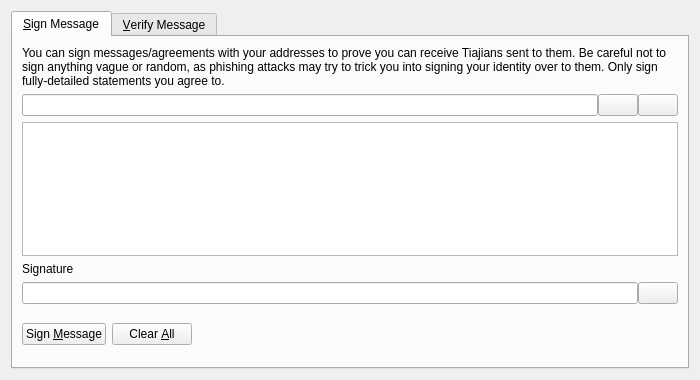
<?xml version="1.0" encoding="UTF-8"?>
<ui version="4.0">
 <class>SignVerifyMessageDialog</class>
 <widget class="QDialog" name="SignVerifyMessageDialog">
  <property name="geometry">
   <rect>
    <x>0</x>
    <y>0</y>
    <width>700</width>
    <height>380</height>
   </rect>
  </property>
  <property name="windowTitle">
   <string>Signatures - Sign / Verify a Message</string>
  </property>
  <property name="modal">
   <bool>true</bool>
  </property>
  <layout class="QVBoxLayout" name="verticalLayout">
   <item>
    <widget class="QTabWidget" name="tabWidget">
     <property name="currentIndex">
      <number>0</number>
     </property>
     <widget class="QWidget" name="tabSignMessage">
      <attribute name="title">
       <string>&amp;Sign Message</string>
      </attribute>
      <layout class="QVBoxLayout" name="verticalLayout_SM">
       <item>
        <widget class="QLabel" name="infoLabel_SM">
         <property name="text">
          <string>You can sign messages/agreements with your addresses to prove you can receive Tiajians sent to them. Be careful not to sign anything vague or random, as phishing attacks may try to trick you into signing your identity over to them. Only sign fully-detailed statements you agree to.</string>
         </property>
         <property name="textFormat">
          <enum>Qt::PlainText</enum>
         </property>
         <property name="wordWrap">
          <bool>true</bool>
         </property>
        </widget>
       </item>
       <item>
        <layout class="QHBoxLayout" name="horizontalLayout_1_SM">
         <property name="spacing">
          <number>0</number>
         </property>
         <item>
          <widget class="QValidatedLineEdit" name="addressIn_SM">
           <property name="toolTip">
            <string>The Tiajians address to sign the message with</string>
           </property>
          </widget>
         </item>
         <item>
          <widget class="QPushButton" name="addressBookButton_SM">
           <property name="toolTip">
            <string>Choose previously used address</string>
           </property>
           <property name="text">
            <string/>
           </property>
           <property name="shortcut">
            <string>Alt+A</string>
           </property>
           <property name="autoDefault">
            <bool>false</bool>
           </property>
          </widget>
         </item>
         <item>
          <widget class="QPushButton" name="pasteButton_SM">
           <property name="toolTip">
            <string>Paste address from clipboard</string>
           </property>
           <property name="text">
            <string/>
           </property>
           <property name="shortcut">
            <string>Alt+P</string>
           </property>
           <property name="autoDefault">
            <bool>false</bool>
           </property>
          </widget>
         </item>
        </layout>
       </item>
       <item>
        <widget class="QPlainTextEdit" name="messageIn_SM">
         <property name="toolTip">
          <string>Enter the message you want to sign here</string>
         </property>
        </widget>
       </item>
       <item>
        <widget class="QLabel" name="signatureLabel_SM">
         <property name="text">
          <string>Signature</string>
         </property>
         <property name="textFormat">
          <enum>Qt::PlainText</enum>
         </property>
        </widget>
       </item>
       <item>
        <layout class="QHBoxLayout" name="horizontalLayout_2_SM">
         <property name="spacing">
          <number>0</number>
         </property>
         <item>
          <widget class="QLineEdit" name="signatureOut_SM">
           <property name="font">
            <font>
             <italic>true</italic>
            </font>
           </property>
           <property name="readOnly">
            <bool>true</bool>
           </property>
          </widget>
         </item>
         <item>
          <widget class="QPushButton" name="copySignatureButton_SM">
           <property name="toolTip">
            <string>Copy the current signature to the system clipboard</string>
           </property>
           <property name="text">
            <string/>
           </property>
           <property name="autoDefault">
            <bool>false</bool>
           </property>
          </widget>
         </item>
        </layout>
       </item>
       <item>
        <layout class="QHBoxLayout" name="horizontalLayout_3_SM">
         <item>
          <widget class="QPushButton" name="signMessageButton_SM">
           <property name="toolTip">
            <string>Sign the message to prove you own this Tiajians address</string>
           </property>
           <property name="text">
            <string>Sign &amp;Message</string>
           </property>
           <property name="autoDefault">
            <bool>false</bool>
           </property>
          </widget>
         </item>
         <item>
          <widget class="QPushButton" name="clearButton_SM">
           <property name="toolTip">
            <string>Reset all sign message fields</string>
           </property>
           <property name="text">
            <string>Clear &amp;All</string>
           </property>
           <property name="autoDefault">
            <bool>false</bool>
           </property>
          </widget>
         </item>
         <item>
          <spacer name="horizontalSpacer_1_SM">
           <property name="orientation">
            <enum>Qt::Horizontal</enum>
           </property>
           <property name="sizeHint" stdset="0">
            <size>
             <width>40</width>
             <height>48</height>
            </size>
           </property>
          </spacer>
         </item>
         <item>
          <widget class="QLabel" name="statusLabel_SM">
           <property name="font">
            <font>
             <weight>75</weight>
             <bold>true</bold>
            </font>
           </property>
           <property name="text">
            <string/>
           </property>
           <property name="wordWrap">
            <bool>true</bool>
           </property>
          </widget>
         </item>
         <item>
          <spacer name="horizontalSpacer_2_SM">
           <property name="orientation">
            <enum>Qt::Horizontal</enum>
           </property>
           <property name="sizeHint" stdset="0">
            <size>
             <width>40</width>
             <height>48</height>
            </size>
           </property>
          </spacer>
         </item>
        </layout>
       </item>
      </layout>
     </widget>
     <widget class="QWidget" name="tabVerifyMessage">
      <attribute name="title">
       <string>&amp;Verify Message</string>
      </attribute>
      <layout class="QVBoxLayout" name="verticalLayout_VM">
       <item>
        <widget class="QLabel" name="infoLabel_VM">
         <property name="text">
          <string>Enter the receiver's address, message (ensure you copy line breaks, spaces, tabs, etc. exactly) and signature below to verify the message. Be careful not to read more into the signature than what is in the signed message itself, to avoid being tricked by a man-in-the-middle attack. Note that this only proves the signing party receives with the address, it cannot prove sendership of any transaction!</string>
         </property>
         <property name="textFormat">
          <enum>Qt::PlainText</enum>
         </property>
         <property name="alignment">
          <set>Qt::AlignLeading|Qt::AlignLeft|Qt::AlignTop</set>
         </property>
         <property name="wordWrap">
          <bool>true</bool>
         </property>
        </widget>
       </item>
       <item>
        <layout class="QHBoxLayout" name="horizontalLayout_1_VM">
         <property name="spacing">
          <number>0</number>
         </property>
         <item>
          <widget class="QValidatedLineEdit" name="addressIn_VM">
           <property name="toolTip">
            <string>The Tiajians address the message was signed with</string>
           </property>
          </widget>
         </item>
         <item>
          <widget class="QPushButton" name="addressBookButton_VM">
           <property name="toolTip">
            <string>Choose previously used address</string>
           </property>
           <property name="text">
            <string/>
           </property>
           <property name="shortcut">
            <string>Alt+A</string>
           </property>
           <property name="autoDefault">
            <bool>false</bool>
           </property>
          </widget>
         </item>
        </layout>
       </item>
       <item>
        <widget class="QPlainTextEdit" name="messageIn_VM"/>
       </item>
       <item>
        <widget class="QValidatedLineEdit" name="signatureIn_VM"/>
       </item>
       <item>
        <layout class="QHBoxLayout" name="horizontalLayout_2_VM">
         <item>
          <widget class="QPushButton" name="verifyMessageButton_VM">
           <property name="toolTip">
            <string>Verify the message to ensure it was signed with the specified Tiajians address</string>
           </property>
           <property name="text">
            <string>Verify &amp;Message</string>
           </property>
           <property name="autoDefault">
            <bool>false</bool>
           </property>
          </widget>
         </item>
         <item>
          <widget class="QPushButton" name="clearButton_VM">
           <property name="toolTip">
            <string>Reset all verify message fields</string>
           </property>
           <property name="text">
            <string>Clear &amp;All</string>
           </property>
           <property name="autoDefault">
            <bool>false</bool>
           </property>
          </widget>
         </item>
         <item>
          <spacer name="horizontalSpacer_1_VM">
           <property name="orientation">
            <enum>Qt::Horizontal</enum>
           </property>
           <property name="sizeHint" stdset="0">
            <size>
             <width>40</width>
             <height>48</height>
            </size>
           </property>
          </spacer>
         </item>
         <item>
          <widget class="QLabel" name="statusLabel_VM">
           <property name="font">
            <font>
             <weight>75</weight>
             <bold>true</bold>
            </font>
           </property>
           <property name="text">
            <string/>
           </property>
           <property name="wordWrap">
            <bool>true</bool>
           </property>
          </widget>
         </item>
         <item>
          <spacer name="horizontalSpacer_2_VM">
           <property name="orientation">
            <enum>Qt::Horizontal</enum>
           </property>
           <property name="sizeHint" stdset="0">
            <size>
             <width>40</width>
             <height>48</height>
            </size>
           </property>
          </spacer>
         </item>
        </layout>
       </item>
      </layout>
     </widget>
    </widget>
   </item>
  </layout>
 </widget>
 <customwidgets>
  <customwidget>
   <class>QValidatedLineEdit</class>
   <extends>QLineEdit</extends>
   <header>qvalidatedlineedit.h</header>
  </customwidget>
 </customwidgets>
 <resources>
  <include location="../tiajians.qrc"/>
 </resources>
 <connections/>
</ui>
